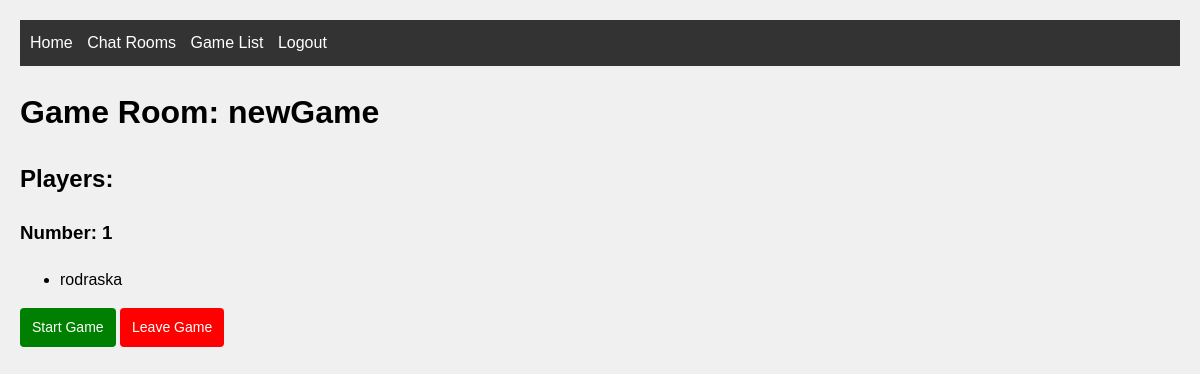
Before: /games/2/ (signed in) with the older database file.
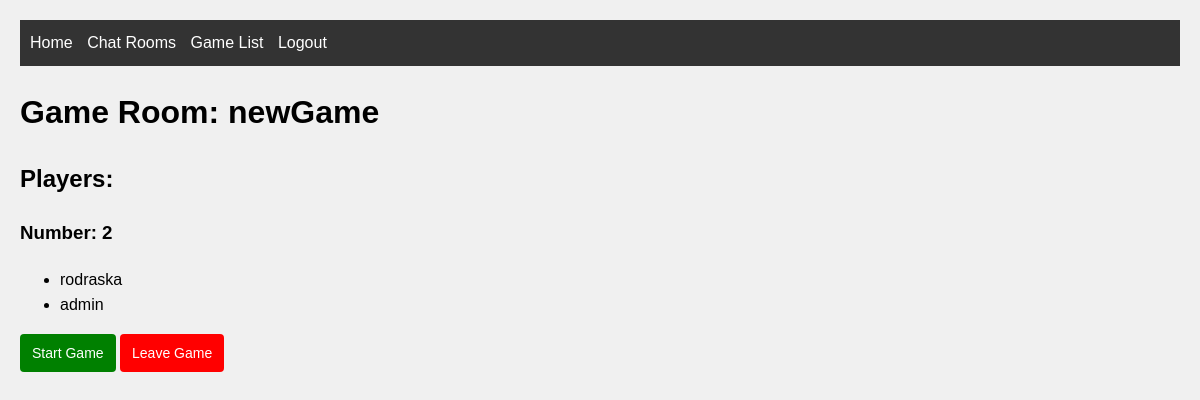
After: the same page with the newer database file.
### myapp/models.py (models this page shows, shortened)
class Game(models.Model):
    name = models.CharField(max_length=100)
    is_active = models.BooleanField(default=True)
    created_at = models.DateTimeField(auto_now_add=True)
    game_state = models.JSONField(default=dict)
    round = models.IntegerField(default=0)
    @property
    def number_of_players(self):
        return self.players.count()

class Player(models.Model):
    user = models.OneToOneField(User, on_delete=models.CASCADE)
    game = models.ForeignKey(Game, on_delete=models.SET_NULL, null=True, related_name='players')
    points = models.IntegerField(default=0)
    joined_at = models.DateTimeField(null=True, blank=True)
    class Meta:
        ordering = ['joined_at']

### myapp/views.py (the view)
# urls.py: path('games/<int:game_id>/', views.game_room, name='game_room'),
@login_required
def game_room(request, game_id):
    game = get_object_or_404(Game, id=game_id)
    with transaction.atomic():
        player, created = Player.objects.get_or_create(user=request.user)
        if player.game != game:
            if player.game:
                player.leave_game()
            player.join_game(game)
    players = game.players.all()
    context = {
        'game': game,
        'players': players,
    }
    return render(request, 'game_room.html', context)

### myapp/templates/game_room.html (shortened to what this page needs)
{% extends 'base.html' %}
{% block content %}
    <h1>Game Room: {{ game.name }}</h1>
    <h2>Players:</h2>
    <h3>Number: <span id="number-of-players">{{ game.number_of_players }}</span></h3>
    <ul id="players-list">
        {% for player in players %}
            <li>{{ player.user.username }}</li>
        {% endfor %}
    </ul>
    <a href="{% url 'game_play' game.id %}" class="start-game-btn">Start Game</a>
    <a href="{% url 'leave_game' game.id %}" class="delete-room-btn">Leave Game</a>
{% endblock %}

Changed rows visible on the page:
computed for Game "newGame": number_of_players "1" → "2"
now on this page (row edited): Player: user.username "admin"
